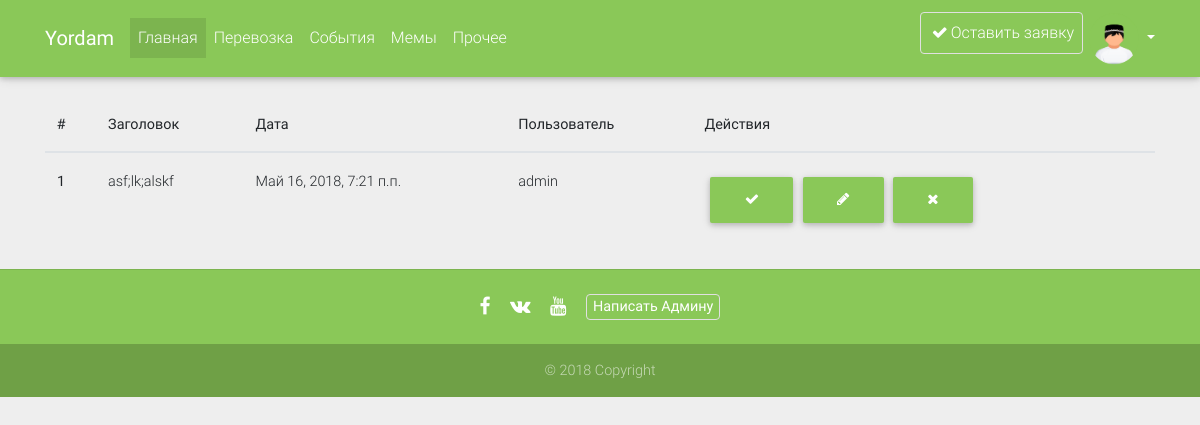
Screenshot of /post/moderation/ (signed in) with the database file from the repository.
### post/models.py (models this page shows, shortened)
class Post(models.Model):
    class Meta:
        db_table = "Post"
    post_title = models.CharField("Заголовок", max_length=100)
    post_section = models.ForeignKey(Section, related_name="Категория", on_delete=models.CASCADE, )
    post_author = models.ForeignKey(User, related_name="Автор", on_delete=models.CASCADE, )
    post_date = models.DateTimeField('Дата публикации', default=timezone.now)
    post_content = models.TextField("Ваша Заявка")
    post_photo = models.ImageField("Фото", upload_to='photo', blank=True)
    post_status = models.IntegerField("Статус")
    post_visits = models.IntegerField("Количество Посещений", default=0)
    post_likes = models.IntegerField("Лайки", default=0)

### post/views.py (the view)
# urls.py: path(r'moderation/', moderation, name='moderation'),
def moderation(request):
    post = Post.objects.filter(post_status=0)
    if (request.GET.get('DeleteButton')):
        Post.objects.filter(id=request.GET.get('DeleteButton')).delete()
        return redirect('post:moderation')
    if (request.GET.get('checked')):
        post = Post.objects.get(id=request.GET.get('checked'))
        post.post_status = 1
        post.save()
        return redirect('post:moderation')
    return render(request, 'moderation.html', {'post': post})

### post/templates/moderation.html (shortened to what this page needs)
{% extends 'base.html' %}
{% block content %}
    <table class="table">
    <thead>
        <tr>
            <th>#</th>
            <th>Заголовок</th>
            <th>Дата</th>
            <th>Пользователь</th>
            <th>Действия</th>
        </tr>
    </thead>
    <tbody>
        {% for p in post %}
        <tr>
            <th scope="row">{{ forloop.counter }}</th>
            <td><a href={% url 'post:post_detail' p.pk %}> {{ p.post_title }}</a> </td>
            <td>{{ p.post_date}}</td>
            <td>{{ p.post_author }}</td>
            <td>
                <form action="" method="get">
                    <button class="btn success-color white-text" name="checked" value="{{ p.id }}"><i class="fa fa-check"></i></button>
                    <a class="btn success-color white-text" href={% url 'post:post_edit' p.pk %}><i class="fa fa-pencil"></i></a>
                    <button class = "btn success-color white-text" name="DeleteButton" value="{{ p.id }}"><i class="fa fa-times"></i></button>
                </form>
            </td>
        </tr>
        {% endfor %}
    </tbody>
</table>
{% endblock %}

### rows the page displays
Post: post_title "asf;lk;alskf", post_date "Май 16, 2018, 7:21 п.п.", post_author "admin", {{ p.id }} 20 (drawn)
